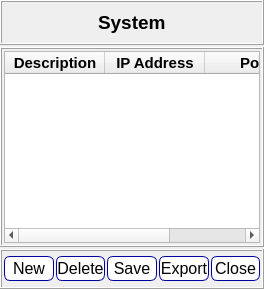
             <widget class="QWidget" name="page">
              <layout class="QVBoxLayout" name="verticalLayout_5">
               <property name="spacing">
                <number>2</number>
               </property>
               <property name="leftMargin">
                <number>0</number>
               </property>
               <property name="topMargin">
                <number>0</number>
               </property>
               <property name="rightMargin">
                <number>0</number>
               </property>
               <property name="bottomMargin">
                <number>0</number>
               </property>
               <item>
                <widget class="QFrame" name="frame_5">
                 <property name="minimumSize">
                  <size>
                   <width>0</width>
                   <height>40</height>
                  </size>
                 </property>
                 <property name="frameShape">
                  <enum>QFrame::Box</enum>
                 </property>
                 <property name="frameShadow">
                  <enum>QFrame::Raised</enum>
                 </property>
                 <layout class="QVBoxLayout" name="verticalLayout_6">
                  <item alignment="Qt::AlignHCenter">
                   <widget class="QLabel" name="label">
                    <property name="font">
                     <font>
                      <family>Arial</family>
                      <pointsize>14</pointsize>
                      <weight>75</weight>
                      <bold>true</bold>
                     </font>
                    </property>
                    <property name="text">
                     <string>System</string>
                    </property>
                   </widget>
                  </item>
                 </layout>
                </widget>
               </item>
               <item>
                <widget class="QFrame" name="frame_4">
                 <property name="sizePolicy">
                  <sizepolicy hsizetype="Preferred" vsizetype="Expanding">
                   <horstretch>0</horstretch>
                   <verstretch>0</verstretch>
                  </sizepolicy>
                 </property>
                 <property name="frameShape">
                  <enum>QFrame::Box</enum>
                 </property>
                 <property name="frameShadow">
                  <enum>QFrame::Raised</enum>
                 </property>
                 <layout class="QVBoxLayout" name="verticalLayout_4">
                  <property name="leftMargin">
                   <number>2</number>
                  </property>
                  <property name="topMargin">
                   <number>2</number>
                  </property>
                  <property name="rightMargin">
                   <number>2</number>
                  </property>
                  <property name="bottomMargin">
                   <number>2</number>
                  </property>
                  <item>
                   <widget class="QTableWidget" name="tableWidget">
                    <column>
                     <property name="text">
                      <string>Description</string>
                     </property>
                     <property name="font">
                      <font>
                       <family>Arial</family>
                       <pointsize>11</pointsize>
                       <weight>75</weight>
                       <bold>true</bold>
                      </font>
                     </property>
                    </column>
                    <column>
                     <property name="text">
                      <string>IP Address</string>
                     </property>
                     <property name="font">
                      <font>
                       <family>Arial</family>
                       <pointsize>11</pointsize>
                       <weight>75</weight>
                       <bold>true</bold>
                      </font>
                     </property>
                    </column>
                    <column>
                     <property name="text">
                      <string>Port</string>
                     </property>
                     <property name="font">
                      <font>
                       <family>Arial</family>
                       <pointsize>11</pointsize>
                       <weight>75</weight>
                       <bold>true</bold>
                      </font>
                     </property>
                    </column>
                   </widget>
                  </item>
                 </layout>
                </widget>
               </item>
               <item>
                <widget class="QFrame" name="frame_6">
                 <property name="sizePolicy">
                  <sizepolicy hsizetype="Preferred" vsizetype="Preferred">
                   <horstretch>0</horstretch>
                   <verstretch>0</verstretch>
                  </sizepolicy>
                 </property>
                 <property name="minimumSize">
                  <size>
                   <width>0</width>
                   <height>40</height>
                  </size>
                 </property>
                 <property name="frameShape">
                  <enum>QFrame::Box</enum>
                 </property>
                 <property name="frameShadow">
                  <enum>QFrame::Raised</enum>
                 </property>
                 <layout class="QHBoxLayout" name="horizontalLayout_2">
                  <property name="spacing">
                   <number>2</number>
                  </property>
                  <property name="leftMargin">
                   <number>2</number>
                  </property>
                  <property name="topMargin">
                   <number>2</number>
                  </property>
                  <property name="rightMargin">
                   <number>2</number>
                  </property>
                  <property name="bottomMargin">
                   <number>2</number>
                  </property>
                  <item>
                   <widget class="QPushButton" name="pushButton_17">
                    <property name="minimumSize">
                     <size>
                      <width>0</width>
                      <height>25</height>
                     </size>
                    </property>
                    <property name="font">
                     <font>
                      <family>Arial</family>
                      <pointsize>12</pointsize>
                     </font>
                    </property>
                    <property name="styleSheet">
                     <string notr="true">QPushButton
					{
                       border: 1px solid rgb(0,0,160);	
					 border-radius : 6px;
	background-color: rgb(255, 255, 255);
						
					}
 					 QPushButton:hover{
			
                 	background-color:  rgb(246, 255, 187);
	                                  
}

QPushButton:pressed{
  background-color :rgb(246, 255, 187);
}
</string>
                    </property>
                    <property name="text">
                     <string>New</string>
                    </property>
                   </widget>
                  </item>
                  <item>
                   <widget class="QPushButton" name="pushButton_18">
                    <property name="minimumSize">
                     <size>
                      <width>0</width>
                      <height>25</height>
                     </size>
                    </property>
                    <property name="font">
                     <font>
                      <family>Arial</family>
                      <pointsize>12</pointsize>
                     </font>
                    </property>
                    <property name="styleSheet">
                     <string notr="true">QPushButton
					{
                       border: 1px solid rgb(0,0,160);	
					 border-radius : 6px;
	background-color: rgb(255, 255, 255);
						
					}
 					 QPushButton:hover{
			
                 	background-color:  rgb(246, 255, 187);
	                                  
}

QPushButton:pressed{
  background-color :rgb(246, 255, 187);
}
</string>
                    </property>
                    <property name="text">
                     <string>Delete</string>
                    </property>
                   </widget>
                  </item>
                  <item>
                   <widget class="QPushButton" name="pushButton_19">
                    <property name="minimumSize">
                     <size>
                      <width>0</width>
                      <height>25</height>
                     </size>
                    </property>
                    <property name="font">
                     <font>
                      <family>Arial</family>
                      <pointsize>12</pointsize>
                     </font>
                    </property>
                    <property name="styleSheet">
                     <string notr="true">QPushButton
					{
                       border: 1px solid rgb(0,0,160);	
					 border-radius : 6px;
	background-color: rgb(255, 255, 255);
						
					}
 					 QPushButton:hover{
			
                 	background-color:  rgb(246, 255, 187);
	                                  
}

QPushButton:pressed{
  background-color :rgb(246, 255, 187);
}
</string>
                    </property>
                    <property name="text">
                     <string>Save</string>
                    </property>
                   </widget>
                  </item>
                  <item>
                   <widget class="QPushButton" name="pushButton_20">
                    <property name="minimumSize">
                     <size>
                      <width>0</width>
                      <height>25</height>
                     </size>
                    </property>
                    <property name="font">
                     <font>
                      <family>Arial</family>
                      <pointsize>12</pointsize>
                     </font>
                    </property>
                    <property name="styleSheet">
                     <string notr="true">QPushButton
					{
                       border: 1px solid rgb(0,0,160);	
					 border-radius : 6px;
	background-color: rgb(255, 255, 255);
						
					}
 					 QPushButton:hover{
			
                 	background-color:  rgb(246, 255, 187);
	                                  
}

QPushButton:pressed{
  background-color :rgb(246, 255, 187);
}
</string>
                    </property>
                    <property name="text">
                     <string>Export</string>
                    </property>
                   </widget>
                  </item>
                  <item>
                   <widget class="QPushButton" name="pushButton_21">
                    <property name="minimumSize">
                     <size>
                      <width>0</width>
                      <height>25</height>
                     </size>
                    </property>
                    <property name="font">
                     <font>
                      <family>Arial</family>
                      <pointsize>12</pointsize>
                     </font>
                    </property>
                    <property name="styleSheet">
                     <string notr="true">QPushButton
					{
                       border: 1px solid rgb(0,0,160);	
					 border-radius : 6px;
	background-color: rgb(255, 255, 255);
						
					}
 					 QPushButton:hover{
			
                 	background-color:  rgb(246, 255, 187);
	                                  
}

QPushButton:pressed{
  background-color :rgb(246, 255, 187);
}
</string>
                    </property>
                    <property name="text">
                     <string>Close</string>
                    </property>
                   </widget>
                  </item>
                 </layout>
                </widget>
               </item>
              </layout>
             </widget>
